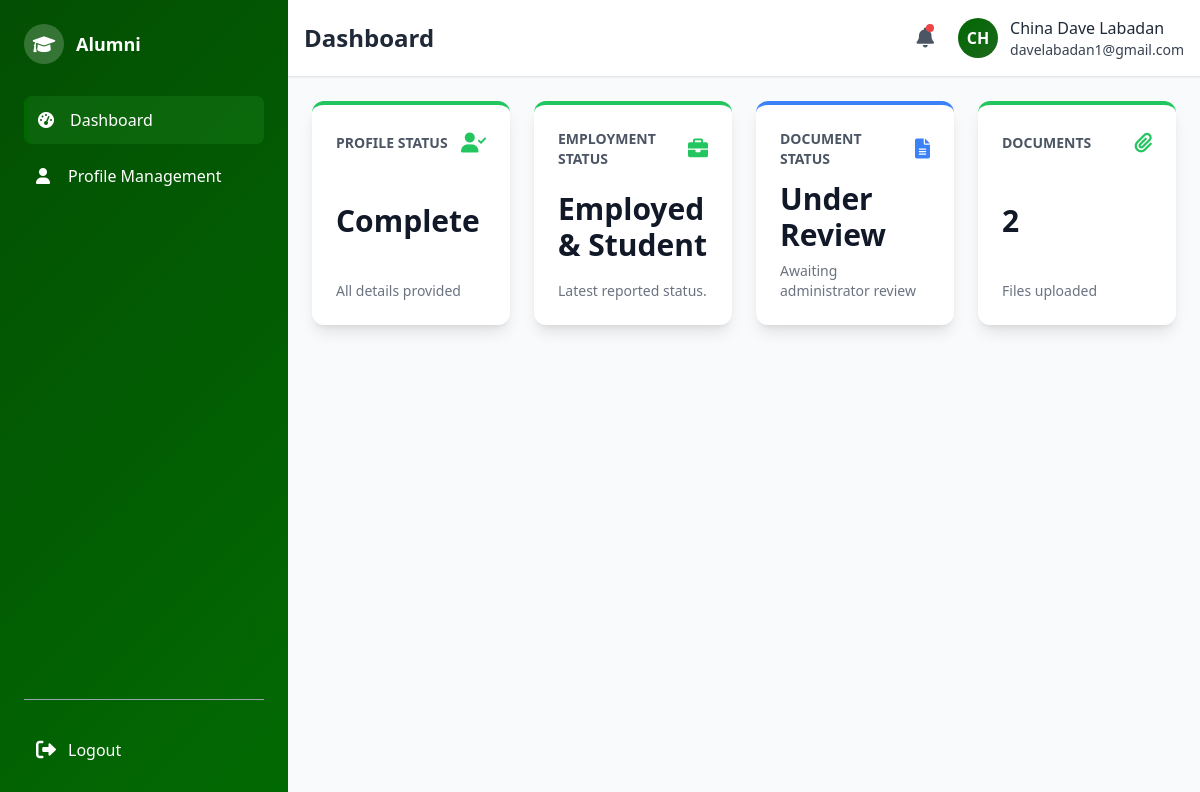
Page /alumni/alumni_dashboard.php (signed in) on the earlier database version.
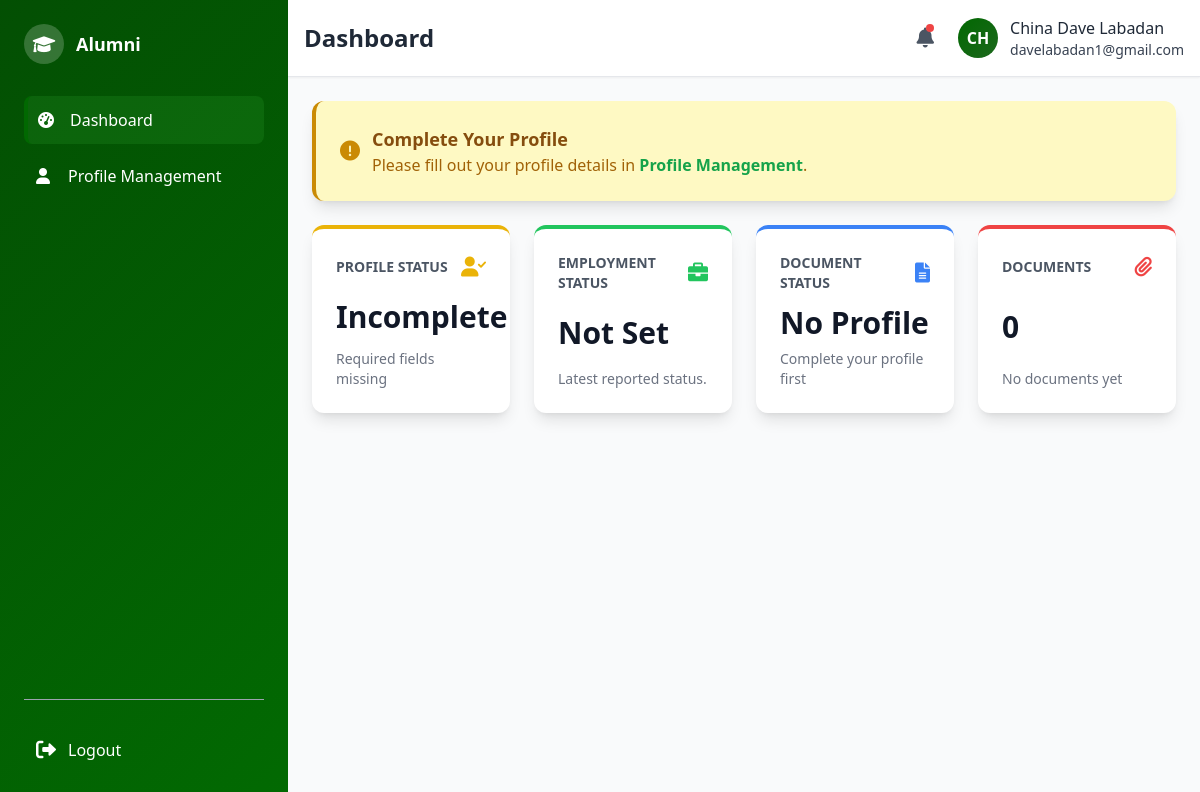
Same page on the later database version.
### tables this page shows
CREATE TABLE `alumni_profile` (
  `user_id` int(11) NOT NULL,
  `address_id` int(11) DEFAULT NULL,
  `first_name` varchar(100) NOT NULL,
  `middle_name` varchar(100) DEFAULT NULL,
  `last_name` varchar(100) NOT NULL,
  `contact_number` varchar(20) NOT NULL,
  `year_graduated` year(4) DEFAULT NULL,
  `employment_status` enum('Employed','Self-Employed','Unemployed','Student','Employed & Student') DEFAULT NULL,
  `photo_path` varchar(255) DEFAULT NULL,
  `last_profile_update` timestamp NULL DEFAULT NULL,
  `submission_status` enum('Pending','Approved','Rejected') DEFAULT 'Pending',
  `rejection_reason` text DEFAULT NULL,
  `rejected_at` timestamp NULL DEFAULT NULL,
  `submitted_at` timestamp NOT NULL DEFAULT current_timestamp()
);

CREATE TABLE `users` (
  `user_id` int(11) NOT NULL,
  `email` varchar(100) NOT NULL,
  `password` varchar(200) NOT NULL,
  `role` enum('admin','alumni') NOT NULL,
  `name` varchar(150) NOT NULL,
  `created_at` timestamp NOT NULL DEFAULT current_timestamp()
);

### alumni/alumni_format.php (the view, shortened to what the changed rows need)
<?php
include("../connect.php");
$user_id = $_SESSION["user_id"];
$stmt = $conn->prepare("
    SELECT ap.first_name, ap.last_name, u.email, u.name as user_name
    FROM users u
    LEFT JOIN alumni_profile ap ON u.user_id = ap.user_id
    WHERE u.user_id = ?
");
$stmt->bind_param("i", $user_id);
$stmt->execute();
$result = $stmt->get_result();
$profile = $result->fetch_assoc() ?: [];
$full_name = 'Alumni';
if (!empty($profile)) {
    if (!empty($profile['first_name']) || !empty($profile['last_name'])) {
        $full_name = trim(
            ($profile['first_name'] ?? '') . ' ' .
            ($profile['last_name'] ?? '')
        );
    } elseif (!empty($profile['user_name'])) {
        $full_name = $profile['user_name'];
    }
}
$page_title = $page_title ?? "Alumni Page";
?>
<!DOCTYPE html>
<html lang="en">
<head>
    <script src="https://cdn.tailwindcss.com"></script>
    <link href="https://cdnjs.cloudflare.com/ajax/libs/font-awesome/6.0.0/css/all.min.css" rel="stylesheet">
    <link rel="stylesheet" href="alumni_format.css">
</head>
<body class="bg-gray-50 min-h-screen flex">
    <aside class="w-72 gradient-bg text-white flex-shrink-0">
        <div class="sidebar-wrapper flex flex-col justify-between">
            <div class="p-6">
                <div class="flex items-center space-x-3 mb-8">
                    <h2 class="font-bold text-lg">Alumni</h2>
                </div>
            </div>
        </div>
    </aside>
    <div class="flex-1 flex flex-col">
        <header class="bg-white shadow-sm border-b p-4">
            <div class="flex items-center justify-between">
                <h1 class="text-2xl font-bold text-gray-800"><?php echo htmlspecialchars($page_title); ?></h1>
                <div class="flex items-center space-x-6">
                    <div class="flex items-center space-x-3">
                        <div class="profile-avatar w-10 h-10 rounded-full flex items-center justify-center text-white font-bold overflow-hidden">
                            <?php
                            $stmt = $conn->prepare("SELECT ap.photo_path, u.name, u.email FROM users u LEFT JOIN alumni_profile ap ON u.user_id = ap.user_id WHERE u.user_id = ?");
                            $stmt->bind_param("i", $user_id);
                            $stmt->execute();
                            $result = $stmt->get_result();
                            $initials = 'AL';
                            $user_email = '';
                            $photo_path = null;
                            if ($row = $result->fetch_assoc()) {
                                $initials = strtoupper(substr(trim($row['name'] ?: 'Alumni'), 0, 2));
                                $user_email = $row['email'];
                                $photo_path = $row['photo_path'];
                            }
                            if ($photo_path && file_exists("../" . $photo_path)) {
                                echo '<img src="../' . htmlspecialchars($photo_path) . '" alt="Profile" class="w-full h-full object-cover">';
                            } else {
                                echo htmlspecialchars($initials);
                            }
                            ?>
                        </div>
                        <div class="hidden md:block">
                            <p class="font-medium text-gray-800"><?php echo htmlspecialchars($full_name); ?></p>
                            <p class="font-medium text-gray-700 text-sm"><?php echo htmlspecialchars($user_email); ?></p>
                        </div>
                    </div>
                </div>
            </div>
        </header>
        <main class="flex-1 p-6 overflow-auto">
            <?php echo $page_content ?? ''; ?>
</body>
</html>

### alumni/alumni_dashboard.php (shortened to what the changed rows need)
<?php
include("../connect.php");
$page_title = "Dashboard";
$user_id = $_SESSION["user_id"];
$stmt = $conn->prepare("
    SELECT
        ap.first_name,
        ap.middle_name,
        ap.last_name,
        ap.year_graduated,
        ap.last_profile_update,
        ap.employment_status,
        ap.submission_status,
        ap.address_id,
        ap.contact_number,
        COUNT(ad.doc_id) as document_count
    FROM alumni_profile ap
    LEFT JOIN alumni_documents ad ON ap.user_id = ad.user_id
    WHERE ap.user_id = ?
    GROUP BY ap.user_id
");
$stmt->bind_param("i", $user_id);
$stmt->execute();
$result = $stmt->get_result();
$profile_info = $result->fetch_assoc() ?: [];
$is_profile_complete = !empty($profile_info) &&
                      !empty($profile_info['first_name']) &&
                      !empty($profile_info['last_name']) &&
                      !empty($profile_info['contact_number']) &&
                      !empty($profile_info['year_graduated']) &&
                      !empty($profile_info['employment_status']) &&
                      !empty($profile_info['address_id']);
$needs_annual_update = !empty($profile_info) &&
                      ($profile_info['last_profile_update'] === null ||
                       strtotime($profile_info['last_profile_update'] . ' +1 year') <= time());
$needs_profile_update = empty($profile_info) || !$is_profile_complete || $needs_annual_update;
$profile = [
    'employment_status' => $profile_info['employment_status'] ?? 'Not Set',
    'submission_status' => $profile_info['submission_status'] ?? 'Not Submitted'
];
$document = [
    'submission_status' => $profile_info['submission_status'] ?? 'No Profile',
    'document_count' => $profile_info['document_count'] ?? 0
];
if (!empty($profile_info)) {
    if ($profile_info['submission_status'] === 'Approved') {
        $document['submission_status'] = 'Approved';
        $document['message'] = 'All documents approved';
    } elseif ($profile_info['submission_status'] === 'Rejected') {
        $document['submission_status'] = 'Rejected';
        $document['message'] = 'Needs resubmission';
    } elseif ($profile_info['submission_status'] === 'Pending') {
        $document['submission_status'] = 'Under Review';
        $document['message'] = 'Awaiting administrator review';
    } elseif ($document['document_count'] > 0) {
        $document['submission_status'] = 'Draft';
        $document['message'] = 'Ready for submission';
    } else {
        $document['submission_status'] = 'No Documents';
        $document['message'] = 'Upload required documents';
    }
} else {
    $document['submission_status'] = 'No Profile';
    $document['message'] = 'Complete your profile first';
}
?>
<div class="space-y-6">
    <?php if ($needs_profile_update): ?>
        <div class="bg-yellow-100 p-6 rounded-xl shadow-lg border-l-4 border-yellow-600 flex items-center space-x-3">
            <i class="fas fa-exclamation-circle text-yellow-600 text-xl"></i>
            <div>
                <h3 class="text-lg font-semibold text-yellow-800">
                    <?php
                    if (empty($profile_info)) {
                        echo 'Complete Your Profile';
                    } elseif (!$is_profile_complete) {
                        echo 'Profile Incomplete';
                    } else {
                        echo 'Annual Profile Update Required';
                    }
                    ?>
                </h3>
                <p class="text-yellow-700">
                    Please
                    <?php
                    if (empty($profile_info)) {
                        echo 'fill out your profile details';
                    } elseif (!$is_profile_complete) {
                        echo 'complete all required profile fields';
                    } else {
                        echo 'update your profile details';
                    }
                    ?>
                    in <a href="alumni_profile.php" class="text-green-600 hover:text-green-800 font-semibold">Profile Management</a>.
                </p>
            </div>
        </div>
    <?php endif; ?>
        <div class="grid grid-cols-1 md:grid-cols-2 lg:grid-cols-4 gap-6">
            <div class="bg-white p-6 rounded-xl shadow-lg flex flex-col justify-between hover:shadow-xl transition duration-200 border-t-4 <?php echo $is_profile_complete ? 'border-green-500' : 'border-yellow-500'; ?>">
                <div class="flex items-center justify-between mb-3">
                    <h3 class="text-sm font-semibold text-gray-600 uppercase">Profile Status</h3>
                    <i class="fas fa-user-check text-xl <?php echo $is_profile_complete ? 'text-green-500' : 'text-yellow-500'; ?>"></i>
                </div>
                <p class="text-3xl font-bold text-gray-900"><?php echo $is_profile_complete ? 'Complete' : 'Incomplete'; ?></p>
                <p class="text-sm text-gray-500 mt-2"><?php echo $is_profile_complete ? 'All details provided' : 'Required fields missing'; ?></p>
            </div>
            <div class="bg-white p-6 rounded-xl shadow-lg flex flex-col justify-between hover:shadow-xl transition duration-200 border-t-4 border-green-500">
                <div class="flex items-center justify-between mb-3">
                    <h3 class="text-sm font-semibold text-gray-600 uppercase">Employment Status</h3>
                    <i class="fas fa-briefcase text-xl text-green-500"></i>
                </div>
                <p class="text-3xl font-bold text-gray-900"><?php echo htmlspecialchars($profile['employment_status']); ?></p>
                <p class="text-sm text-gray-500 mt-2">Latest reported status.</p>
            </div>
            <div class="bg-white p-6 rounded-xl shadow-lg flex flex-col justify-between hover:shadow-xl transition duration-200 border-t-4 border-blue-500">
                <div class="flex items-center justify-between mb-3">
                    <h3 class="text-sm font-semibold text-gray-600 uppercase">Document Status</h3>
                    <i class="fas fa-file-alt text-xl text-blue-500"></i>
                </div>
                <p class="text-3xl font-bold text-gray-900"><?php echo htmlspecialchars($document['submission_status']); ?></p>
                <p class="text-sm text-gray-500 mt-2"><?php echo htmlspecialchars($document['message']); ?></p>
            </div>
            <div class="bg-white p-6 rounded-xl shadow-lg flex flex-col justify-between hover:shadow-xl transition duration-200 border-t-4 <?php echo $document['document_count'] > 0 ? 'border-green-500' : 'border-red-500'; ?>">
                <div class="flex items-center justify-between mb-3">
                    <h3 class="text-sm font-semibold text-gray-600 uppercase">Documents</h3>
                    <i class="fas fa-paperclip text-xl <?php echo $document['document_count'] > 0 ? 'text-green-500' : 'text-red-500'; ?>"></i>
                </div>
                <p class="text-3xl font-bold text-gray-900"><?php echo $document['document_count']; ?></p>
                <p class="text-sm text-gray-500 mt-2"><?php echo $document['document_count'] > 0 ? 'Files uploaded' : 'No documents yet'; ?></p>
            </div>
        </div>
    </div>
</div>
<?php
$page_content = ob_get_clean();
include("alumni_format.php");
?>

Differences in the rows shown:
removed alumni_profile: user_id.name "CH", full_name "China Dave Labadan", user_id.email "davelabadan1@gmail.com", employment_status "Employed & Student"
now on this page (row unchanged): users: name "CH", name "China Dave Labadan", email "davelabadan1@gmail.com"
Other differences:
$profile['employment_status']: (not shown) → "Not Set"
$document['submission_status']: "Under Review" → "No Profile"
$document['message']: "Awaiting administrator review" → "Complete your profile first"
$document['document_count']: "2" → "0"
text no longer shown: "Complete All details provided Files uploaded"
text now shown: "Complete Your Profile Please fill out your profile details in Profile Management . Incomplete Required fields missing No documents yet"
